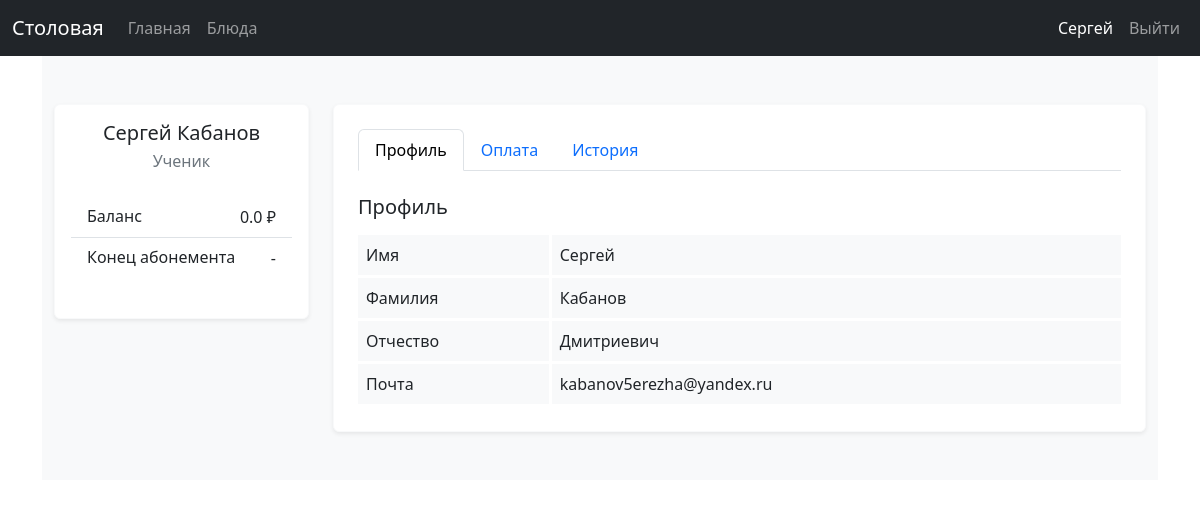
Page / (signed in) on the earlier database version.
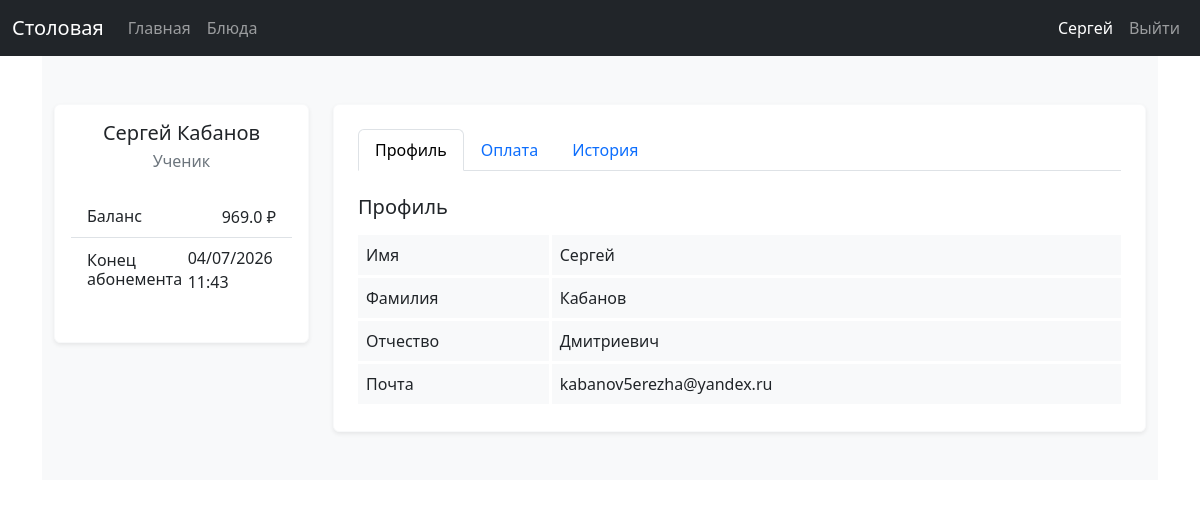
Same page on the later database version.
### data/users.py (models this page shows, shortened)
class User(SqlAlchemyBase, UserMixin):
    __tablename__ = 'users'
    id = Column(Integer, primary_key=True, autoincrement=True)
    surname = Column(String, nullable=True)
    name = Column(String, nullable=True)
    patronymic = Column(String, nullable=True)
    email = Column(String, index=True, unique=True, nullable=True)
    hashed_password = Column(String, nullable=True)
    role = Column(Integer, ForeignKey("roles.id"))
    money = Column(Float, nullable=True)
    subscription_end = Column(DateTime, nullable=True)
    roles = relationship("Role", back_populates="users")
    requests = relationship("Request")
    ratings_log = relationship("RatingLog")

### data/roles.py (models this page shows)
class Role(SqlAlchemyBase):
    __tablename__ = 'roles'
    id = Column(Integer, primary_key=True, autoincrement=True)
    role = Column(String, nullable=True)
    users = relationship("User")

### server.py (the view)
@app.route('/')
def index():
    if current_user.is_authenticated:
        db_sess = db_session.create_session()
        student = db_sess.get(User, current_user.id)
        if student.subscription_end != None and student.subscription_end < datetime.today():
            student.subscription_end = None
        db_sess.commit()
    return render_template("index.html")

### data/db_session.py (called while the page is built)
def create_session() -> Session:
    global __factory
    return __factory()

### server.py (called while the page is built)
@login_manager.user_loader
def load_user(user_id):
    db_sess = db_session.create_session()
    return db_sess.get(User, user_id)

@app.template_filter('get_role')
def role_filter(user):
    db_sess = db_session.create_session()
    role = db_sess.get(Role, user.role).role
    return role

### templates/index.html (shortened to what this page needs)
{% extends "base.html" %}
{% block content %}
{% if current_user.is_authenticated %}
<section class="bg-light py-3 py-md-5 py-xl-8">
  <div class="container">
    <div class="row gy-4 gy-lg-0">
      <div class="col-12 col-lg-4 col-xl-3">
        <div class="row gy-4">
          <div class="col-12">
            <div class="card widget-card border-light shadow-sm">
              <div class="card-body">
                <h5 class="text-center mb-1">{{ current_user.name }} {{ current_user.surname }}</h5>
                <p class="text-center text-secondary mb-4">{{ current_user | get_role | title }}</p>
                {% if current_user | get_role == "ученик" %}
                <ul class="list-group list-group-flush mb-4">
                  <li class="list-group-item d-flex justify-content-between align-items-center">
                    <h6 class="m-0">Баланс</h6>
                    <span>{{ current_user.money }} ₽</span>
                  </li>
                  <li class="list-group-item d-flex justify-content-between align-items-center">
                    <h6 class="m-0">Конец абонемента</h6>
                    <span>
                      {% if current_user.subscription_end == None %}
                      -
                      {% else %}
                      {{ current_user.subscription_end.strftime('%m/%d/%Y %I:%M') }}
                      {% endif %}
                    </span>
                  </li>
                </ul>
                {% endif %}
              </div>
            </div>
          </div>
        </div>
      </div>
      <div class="col-12 col-lg-8 col-xl-9">
        <div class="card widget-card border-light shadow-sm">
          <div class="card-body p-4">
            <ul class="nav nav-tabs" id="profileTab" role="tablist">
              <li class="nav-item" role="presentation">
                <button class="nav-link active" id="overview-tab" data-bs-toggle="tab" data-bs-target="#overview-tab-pane" type="button" role="tab" aria-controls="overview-tab-pane" aria-selected="true">Профиль</button>
              </li>
              {% if current_user | get_role == "ученик" %}
              <li class="nav-item" role="presentation">
                <button class="nav-link" id="payment-tab" data-bs-toggle="tab" data-bs-target="#payment-tab-pane" type="button" role="tab" aria-controls="payment-tab-pane" aria-selected="false">Оплата</button>
              </li>
              <li class="nav-item" role="presentation">
                <button class="nav-link" id="history-tab" data-bs-toggle="tab" data-bs-target="#history-tab-pane" type="button" role="tab" aria-controls="history-tab-pane" aria-selected="false">История</button>
              </li>
              {% endif %}
            </ul>
            <div class="tab-content pt-4" id="profileTabContent">
                <div class="tab-pane fade show active" id="overview-tab-pane" role="tabpanel" aria-labelledby="overview-tab" tabindex="0">
                    <h5 class="mb-3">Профиль</h5>
                    <div class="row g-0">
                    <div class="col-5 col-md-3 bg-light border-bottom border-white border-3">
                        <div class="p-2">Имя</div>
                    </div>
                    <div class="col-7 col-md-9 bg-light border-start border-bottom border-white border-3">
                        <div class="p-2">{{ current_user.name }}</div>
                    </div>
                    <div class="col-5 col-md-3 bg-light border-bottom border-white border-3">
                        <div class="p-2">Фамилия</div>
                    </div>
                    <div class="col-7 col-md-9 bg-light border-start border-bottom border-white border-3">
                        <div class="p-2">{{ current_user.surname }}</div>
                    </div>
                    <div class="col-5 col-md-3 bg-light border-bottom border-white border-3">
                        <div class="p-2">Отчество</div>
                    </div>
                    <div class="col-7 col-md-9 bg-light border-start border-bottom border-white border-3">
                        <div class="p-2">{{ current_user.patronymic }}</div>
                    </div>
                    <div class="col-5 col-md-3 bg-light border-bottom border-white border-3">
                        <div class="p-2">Почта</div>
                    </div>
                    <div class="col-7 col-md-9 bg-light border-start border-bottom border-white border-3">
                        <div class="p-2">{{ current_user.email }}</div>
                    </div>
                    </div>
                </div>
            </div>
          </div>
        </div>
      </div>
    </div>
  </div>
</section>
{% else %}
<h6>Пожалуйста, войдите или зарегистрируетесь!</h6>
{% endif %}
{% endblock %}

### templates/base.html (shortened to what this page needs)
<!DOCTYPE html>
<html lang="en">
<head>
    <link href="https://cdn.jsdelivr.net/npm/bootstrap@5.3.8/dist/css/bootstrap.min.css"
        rel="stylesheet"
>
</head>
<body>
<header>
    <nav class="navbar navbar-expand-lg navbar-dark bg-dark" data-bs-theme="dark">
        <div class="container-fluid">
            <div class="navbar-brand">Столовая</div>
            <div class="collapse navbar-collapse" id="navbarContent">
                <ul class="navbar-nav me-auto mb-2 mb-lg-0">
                    <li class="nav-item">
                        <a class="nav-link" href="/">Главная</a>
                    </li>
                    {% if current_user.is_authenticated %}
                    <li class="nav-item">
                        <a class="nav-link" href="/menu">Блюда</a>
                    </li>
                    {% endif %}
                </ul>
                <ul class="navbar-nav mb-2 mb-lg-0">
                    {% if current_user.is_authenticated %}
                    <li class="nav-item">
                        <div class="nav-link active">{{ current_user.name }}</div>
                    </li>
                    <li class="nav-item">
                        <a class="nav-link" href="/logout">Выйти</a>
                    </li>
                    {% endif %}
                </ul>
            </div>
        </div>
    </nav>
</header>
<main role="main" class="container">
    {% block content %}{% endblock %}
</main>
</body>
</html>

Differences in the rows shown:
changed User "Сергей": money "0.0" → "969.0"; subscription_end (not shown) → "04/07/2026 11:43"
